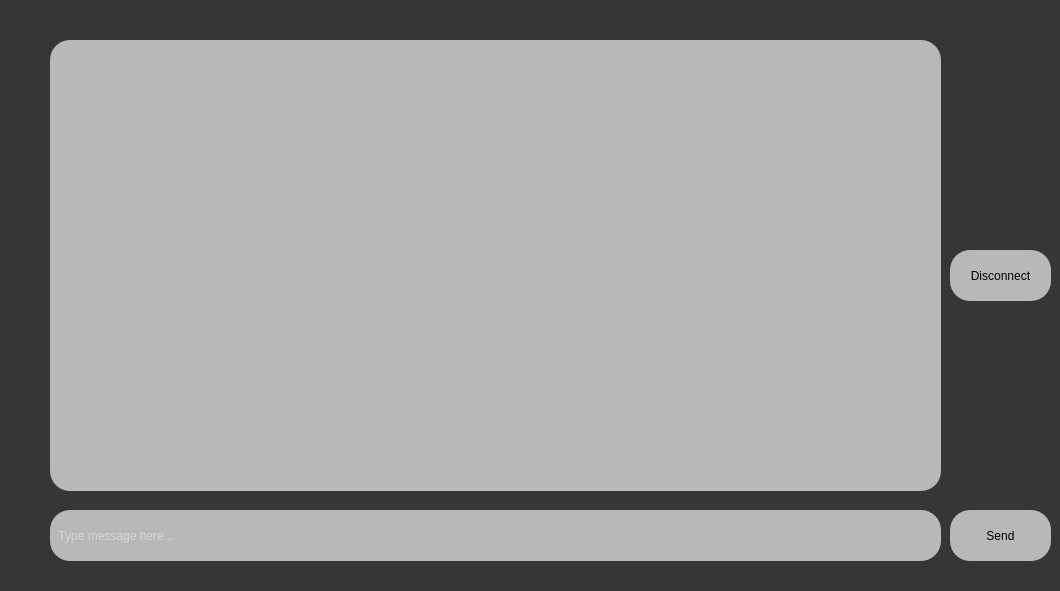
<?xml version="1.0" encoding="UTF-8"?>
<ui version="4.0">
 <class>background</class>
 <widget class="QDialog" name="background">
  <property name="geometry">
   <rect>
    <x>0</x>
    <y>0</y>
    <width>1060</width>
    <height>591</height>
   </rect>
  </property>
  <property name="minimumSize">
   <size>
    <width>1060</width>
    <height>591</height>
   </size>
  </property>
  <property name="maximumSize">
   <size>
    <width>1060</width>
    <height>591</height>
   </size>
  </property>
  <property name="palette">
   <palette>
    <active>
     <colorrole role="Button">
      <brush brushstyle="SolidPattern">
       <color alpha="255">
        <red>54</red>
        <green>54</green>
        <blue>54</blue>
       </color>
      </brush>
     </colorrole>
     <colorrole role="Light">
      <brush brushstyle="SolidPattern">
       <color alpha="255">
        <red>0</red>
        <green>0</green>
        <blue>0</blue>
       </color>
      </brush>
     </colorrole>
     <colorrole role="BrightText">
      <brush brushstyle="SolidPattern">
       <color alpha="255">
        <red>0</red>
        <green>0</green>
        <blue>0</blue>
       </color>
      </brush>
     </colorrole>
     <colorrole role="Base">
      <brush brushstyle="SolidPattern">
       <color alpha="255">
        <red>54</red>
        <green>54</green>
        <blue>54</blue>
       </color>
      </brush>
     </colorrole>
     <colorrole role="Window">
      <brush brushstyle="SolidPattern">
       <color alpha="255">
        <red>54</red>
        <green>54</green>
        <blue>54</blue>
       </color>
      </brush>
     </colorrole>
     <colorrole role="Shadow">
      <brush brushstyle="SolidPattern">
       <color alpha="255">
        <red>54</red>
        <green>54</green>
        <blue>54</blue>
       </color>
      </brush>
     </colorrole>
     <colorrole role="HighlightedText">
      <brush brushstyle="SolidPattern">
       <color alpha="255">
        <red>0</red>
        <green>0</green>
        <blue>0</blue>
       </color>
      </brush>
     </colorrole>
    </active>
    <inactive>
     <colorrole role="Button">
      <brush brushstyle="SolidPattern">
       <color alpha="255">
        <red>54</red>
        <green>54</green>
        <blue>54</blue>
       </color>
      </brush>
     </colorrole>
     <colorrole role="Light">
      <brush brushstyle="SolidPattern">
       <color alpha="255">
        <red>0</red>
        <green>0</green>
        <blue>0</blue>
       </color>
      </brush>
     </colorrole>
     <colorrole role="BrightText">
      <brush brushstyle="SolidPattern">
       <color alpha="255">
        <red>0</red>
        <green>0</green>
        <blue>0</blue>
       </color>
      </brush>
     </colorrole>
     <colorrole role="Base">
      <brush brushstyle="SolidPattern">
       <color alpha="255">
        <red>54</red>
        <green>54</green>
        <blue>54</blue>
       </color>
      </brush>
     </colorrole>
     <colorrole role="Window">
      <brush brushstyle="SolidPattern">
       <color alpha="255">
        <red>54</red>
        <green>54</green>
        <blue>54</blue>
       </color>
      </brush>
     </colorrole>
     <colorrole role="Shadow">
      <brush brushstyle="SolidPattern">
       <color alpha="255">
        <red>54</red>
        <green>54</green>
        <blue>54</blue>
       </color>
      </brush>
     </colorrole>
     <colorrole role="HighlightedText">
      <brush brushstyle="SolidPattern">
       <color alpha="255">
        <red>0</red>
        <green>0</green>
        <blue>0</blue>
       </color>
      </brush>
     </colorrole>
    </inactive>
    <disabled>
     <colorrole role="Button">
      <brush brushstyle="SolidPattern">
       <color alpha="255">
        <red>54</red>
        <green>54</green>
        <blue>54</blue>
       </color>
      </brush>
     </colorrole>
     <colorrole role="Light">
      <brush brushstyle="SolidPattern">
       <color alpha="255">
        <red>0</red>
        <green>0</green>
        <blue>0</blue>
       </color>
      </brush>
     </colorrole>
     <colorrole role="BrightText">
      <brush brushstyle="SolidPattern">
       <color alpha="255">
        <red>0</red>
        <green>0</green>
        <blue>0</blue>
       </color>
      </brush>
     </colorrole>
     <colorrole role="Base">
      <brush brushstyle="SolidPattern">
       <color alpha="255">
        <red>54</red>
        <green>54</green>
        <blue>54</blue>
       </color>
      </brush>
     </colorrole>
     <colorrole role="Window">
      <brush brushstyle="SolidPattern">
       <color alpha="255">
        <red>54</red>
        <green>54</green>
        <blue>54</blue>
       </color>
      </brush>
     </colorrole>
     <colorrole role="Shadow">
      <brush brushstyle="SolidPattern">
       <color alpha="255">
        <red>54</red>
        <green>54</green>
        <blue>54</blue>
       </color>
      </brush>
     </colorrole>
     <colorrole role="HighlightedText">
      <brush brushstyle="SolidPattern">
       <color alpha="255">
        <red>0</red>
        <green>0</green>
        <blue>0</blue>
       </color>
      </brush>
     </colorrole>
    </disabled>
   </palette>
  </property>
  <property name="focusPolicy">
   <enum>Qt::NoFocus</enum>
  </property>
  <property name="windowTitle">
   <string>Dialog</string>
  </property>
  <property name="autoFillBackground">
   <bool>false</bool>
  </property>
  <property name="styleSheet">
   <string notr="true">
background-color:rgb(54, 54, 54)

</string>
  </property>
  <widget class="QPushButton" name="disconnect_button">
   <property name="geometry">
    <rect>
     <x>950</x>
     <y>250</y>
     <width>101</width>
     <height>51</height>
    </rect>
   </property>
   <property name="minimumSize">
    <size>
     <width>101</width>
     <height>51</height>
    </size>
   </property>
   <property name="maximumSize">
    <size>
     <width>101</width>
     <height>51</height>
    </size>
   </property>
   <property name="styleSheet">
    <string notr="true">background-color: rgb(184, 184, 184);
font: 8pt &quot;MS Shell Dlg 2&quot;;
border-radius:20px;</string>
   </property>
   <property name="text">
    <string>Disconnect</string>
   </property>
  </widget>
  <widget class="QPushButton" name="send_button">
   <property name="geometry">
    <rect>
     <x>950</x>
     <y>510</y>
     <width>101</width>
     <height>51</height>
    </rect>
   </property>
   <property name="minimumSize">
    <size>
     <width>101</width>
     <height>51</height>
    </size>
   </property>
   <property name="maximumSize">
    <size>
     <width>101</width>
     <height>51</height>
    </size>
   </property>
   <property name="styleSheet">
    <string notr="true">background-color: rgb(184, 184, 184);
font: 8pt &quot;MS Shell Dlg 2&quot;;
border-radius:20px;</string>
   </property>
   <property name="text">
    <string>Send</string>
   </property>
  </widget>
  <widget class="QLineEdit" name="message_input">
   <property name="geometry">
    <rect>
     <x>50</x>
     <y>510</y>
     <width>891</width>
     <height>51</height>
    </rect>
   </property>
   <property name="minimumSize">
    <size>
     <width>891</width>
     <height>51</height>
    </size>
   </property>
   <property name="maximumSize">
    <size>
     <width>891</width>
     <height>51</height>
    </size>
   </property>
   <property name="palette">
    <palette>
     <active>
      <colorrole role="WindowText">
       <brush brushstyle="SolidPattern">
        <color alpha="255">
         <red>243</red>
         <green>243</green>
         <blue>243</blue>
        </color>
       </brush>
      </colorrole>
      <colorrole role="Button">
       <brush brushstyle="SolidPattern">
        <color alpha="255">
         <red>184</red>
         <green>184</green>
         <blue>184</blue>
        </color>
       </brush>
      </colorrole>
      <colorrole role="Text">
       <brush brushstyle="SolidPattern">
        <color alpha="255">
         <red>243</red>
         <green>243</green>
         <blue>243</blue>
        </color>
       </brush>
      </colorrole>
      <colorrole role="ButtonText">
       <brush brushstyle="SolidPattern">
        <color alpha="255">
         <red>243</red>
         <green>243</green>
         <blue>243</blue>
        </color>
       </brush>
      </colorrole>
      <colorrole role="Base">
       <brush brushstyle="SolidPattern">
        <color alpha="255">
         <red>184</red>
         <green>184</green>
         <blue>184</blue>
        </color>
       </brush>
      </colorrole>
      <colorrole role="Window">
       <brush brushstyle="SolidPattern">
        <color alpha="255">
         <red>184</red>
         <green>184</green>
         <blue>184</blue>
        </color>
       </brush>
      </colorrole>
      <colorrole role="PlaceholderText">
       <brush brushstyle="NoBrush">
        <color alpha="128">
         <red>243</red>
         <green>243</green>
         <blue>243</blue>
        </color>
       </brush>
      </colorrole>
     </active>
     <inactive>
      <colorrole role="WindowText">
       <brush brushstyle="SolidPattern">
        <color alpha="255">
         <red>243</red>
         <green>243</green>
         <blue>243</blue>
        </color>
       </brush>
      </colorrole>
      <colorrole role="Button">
       <brush brushstyle="SolidPattern">
        <color alpha="255">
         <red>184</red>
         <green>184</green>
         <blue>184</blue>
        </color>
       </brush>
      </colorrole>
      <colorrole role="Text">
       <brush brushstyle="SolidPattern">
        <color alpha="255">
         <red>243</red>
         <green>243</green>
         <blue>243</blue>
        </color>
       </brush>
      </colorrole>
      <colorrole role="ButtonText">
       <brush brushstyle="SolidPattern">
        <color alpha="255">
         <red>243</red>
         <green>243</green>
         <blue>243</blue>
        </color>
       </brush>
      </colorrole>
      <colorrole role="Base">
       <brush brushstyle="SolidPattern">
        <color alpha="255">
         <red>184</red>
         <green>184</green>
         <blue>184</blue>
        </color>
       </brush>
      </colorrole>
      <colorrole role="Window">
       <brush brushstyle="SolidPattern">
        <color alpha="255">
         <red>184</red>
         <green>184</green>
         <blue>184</blue>
        </color>
       </brush>
      </colorrole>
      <colorrole role="PlaceholderText">
       <brush brushstyle="NoBrush">
        <color alpha="128">
         <red>243</red>
         <green>243</green>
         <blue>243</blue>
        </color>
       </brush>
      </colorrole>
     </inactive>
     <disabled>
      <colorrole role="WindowText">
       <brush brushstyle="SolidPattern">
        <color alpha="255">
         <red>243</red>
         <green>243</green>
         <blue>243</blue>
        </color>
       </brush>
      </colorrole>
      <colorrole role="Button">
       <brush brushstyle="SolidPattern">
        <color alpha="255">
         <red>184</red>
         <green>184</green>
         <blue>184</blue>
        </color>
       </brush>
      </colorrole>
      <colorrole role="Text">
       <brush brushstyle="SolidPattern">
        <color alpha="255">
         <red>243</red>
         <green>243</green>
         <blue>243</blue>
        </color>
       </brush>
      </colorrole>
      <colorrole role="ButtonText">
       <brush brushstyle="SolidPattern">
        <color alpha="255">
         <red>243</red>
         <green>243</green>
         <blue>243</blue>
        </color>
       </brush>
      </colorrole>
      <colorrole role="Base">
       <brush brushstyle="SolidPattern">
        <color alpha="255">
         <red>184</red>
         <green>184</green>
         <blue>184</blue>
        </color>
       </brush>
      </colorrole>
      <colorrole role="Window">
       <brush brushstyle="SolidPattern">
        <color alpha="255">
         <red>184</red>
         <green>184</green>
         <blue>184</blue>
        </color>
       </brush>
      </colorrole>
      <colorrole role="PlaceholderText">
       <brush brushstyle="NoBrush">
        <color alpha="128">
         <red>243</red>
         <green>243</green>
         <blue>243</blue>
        </color>
       </brush>
      </colorrole>
     </disabled>
    </palette>
   </property>
   <property name="autoFillBackground">
    <bool>false</bool>
   </property>
   <property name="styleSheet">
    <string notr="true">background-color: rgb(184, 184, 184);
color: rgb(243,243,243);
border-radius:20px;</string>
   </property>
   <property name="frame">
    <bool>true</bool>
   </property>
   <property name="placeholderText">
    <string>  Type message here...</string>
   </property>
   <property name="clearButtonEnabled">
    <bool>false</bool>
   </property>
  </widget>
  <widget class="QTextEdit" name="textEditor">
   <property name="geometry">
    <rect>
     <x>50</x>
     <y>40</y>
     <width>891</width>
     <height>451</height>
    </rect>
   </property>
   <property name="minimumSize">
    <size>
     <width>891</width>
     <height>451</height>
    </size>
   </property>
   <property name="maximumSize">
    <size>
     <width>891</width>
     <height>451</height>
    </size>
   </property>
   <property name="palette">
    <palette>
     <active>
      <colorrole role="Button">
       <brush brushstyle="SolidPattern">
        <color alpha="255">
         <red>184</red>
         <green>184</green>
         <blue>184</blue>
        </color>
       </brush>
      </colorrole>
      <colorrole role="Base">
       <brush brushstyle="SolidPattern">
        <color alpha="255">
         <red>184</red>
         <green>184</green>
         <blue>184</blue>
        </color>
       </brush>
      </colorrole>
      <colorrole role="Window">
       <brush brushstyle="SolidPattern">
        <color alpha="255">
         <red>184</red>
         <green>184</green>
         <blue>184</blue>
        </color>
       </brush>
      </colorrole>
     </active>
     <inactive>
      <colorrole role="Button">
       <brush brushstyle="SolidPattern">
        <color alpha="255">
         <red>184</red>
         <green>184</green>
         <blue>184</blue>
        </color>
       </brush>
      </colorrole>
      <colorrole role="Base">
       <brush brushstyle="SolidPattern">
        <color alpha="255">
         <red>184</red>
         <green>184</green>
         <blue>184</blue>
        </color>
       </brush>
      </colorrole>
      <colorrole role="Window">
       <brush brushstyle="SolidPattern">
        <color alpha="255">
         <red>184</red>
         <green>184</green>
         <blue>184</blue>
        </color>
       </brush>
      </colorrole>
     </inactive>
     <disabled>
      <colorrole role="Button">
       <brush brushstyle="SolidPattern">
        <color alpha="255">
         <red>184</red>
         <green>184</green>
         <blue>184</blue>
        </color>
       </brush>
      </colorrole>
      <colorrole role="Base">
       <brush brushstyle="SolidPattern">
        <color alpha="255">
         <red>184</red>
         <green>184</green>
         <blue>184</blue>
        </color>
       </brush>
      </colorrole>
      <colorrole role="Window">
       <brush brushstyle="SolidPattern">
        <color alpha="255">
         <red>184</red>
         <green>184</green>
         <blue>184</blue>
        </color>
       </brush>
      </colorrole>
     </disabled>
    </palette>
   </property>
   <property name="autoFillBackground">
    <bool>false</bool>
   </property>
   <property name="styleSheet">
    <string notr="true">background-color: rgb(184, 184, 184);
border-radius:20px;</string>
   </property>
   <property name="frameShape">
    <enum>QFrame::NoFrame</enum>
   </property>
   <property name="frameShadow">
    <enum>QFrame::Sunken</enum>
   </property>
   <property name="lineWidth">
    <number>0</number>
   </property>
   <property name="readOnly">
    <bool>false</bool>
   </property>
  </widget>
 </widget>
 <resources>
  <include location="Chat/QT5 chat stuff/background.qrc"/>
  <include location="Chat/QT5 chat stuff/bakgrund.qrc"/>
 </resources>
 <connections/>
</ui>
